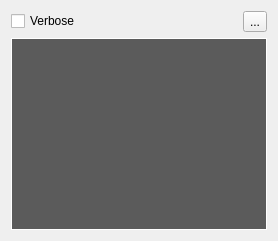
     <widget class="QWidget" name="tabConsole">
      <attribute name="title">
       <string>Console</string>
      </attribute>
      <layout class="QVBoxLayout" name="verticalLayout_2">
       <item>
        <layout class="QHBoxLayout" name="horizontalLayout">
         <item>
          <widget class="QCheckBox" name="verboseLogs">
           <property name="toolTip">
            <string>Verbose logs include all debugging information</string>
           </property>
           <property name="text">
            <string>Verbose</string>
           </property>
          </widget>
         </item>
         <item>
          <spacer name="horizontalSpacer">
           <property name="orientation">
            <enum>Qt::Horizontal</enum>
           </property>
           <property name="sizeHint" stdset="0">
            <size>
             <width>40</width>
             <height>20</height>
            </size>
           </property>
          </spacer>
         </item>
         <item>
          <widget class="QToolButton" name="clearLogs">
           <property name="toolTip">
            <string>Clear logs</string>
           </property>
           <property name="text">
            <string>...</string>
           </property>
           <property name="icon">
            <iconset resource="../icons.qrc">
             <normaloff>:/glmixer/icons/clean.png</normaloff>:/glmixer/icons/clean.png</iconset>
           </property>
          </widget>
         </item>
        </layout>
       </item>
       <item>
        <widget class="QTextBrowser" name="consoleOSC">
         <property name="styleSheet">
          <string notr="true">QTextEdit { 
   background: rgb(91, 91, 91); 
   color: rgb(255, 255, 255); 
}</string>
         </property>
         <property name="frameShape">
          <enum>QFrame::Box</enum>
         </property>
         <property name="frameShadow">
          <enum>QFrame::Plain</enum>
         </property>
         <property name="openExternalLinks">
          <bool>false</bool>
         </property>
         <property name="openLinks">
          <bool>false</bool>
         </property>
        </widget>
       </item>
      </layout>
     </widget>
